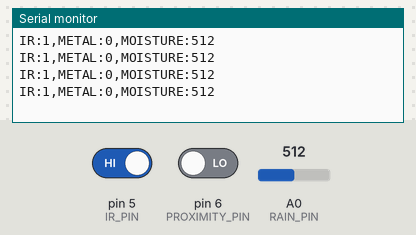
The sketch below on a simulated Arduino Uno, built with avr-gcc and run on an emulated ATmega328P. Shown: the last lines printed to the serial monitor. The test bench sets the inputs (shaded band); at power-on: A0 (RAIN_PIN) = 512, pin 5 (IR_PIN) HIGH, pin 6 (PROXIMITY_PIN) LOW.

Above: at 1.2 s.
1.3 s: A0 (RAIN_PIN) set to 716
At 1.71 s:
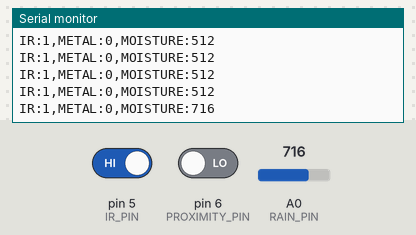
2.8 s: pin 5 (IR_PIN) driven LOW
At 3.21 s:
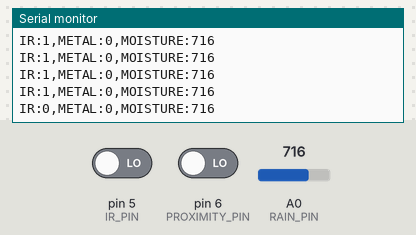
4.3 s: pin 6 (PROXIMITY_PIN) driven HIGH
At 4.71 s:
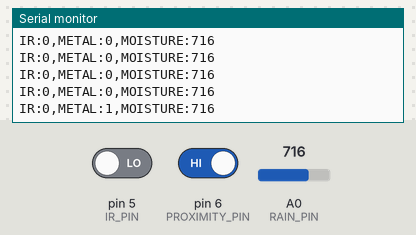
5.8 s: A0 (RAIN_PIN) set to 900
At 5.92 s:
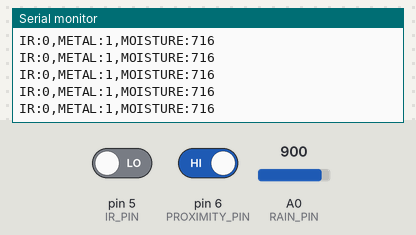
7.3 s: pin 5 (IR_PIN) driven HIGH
At 7.72 s:
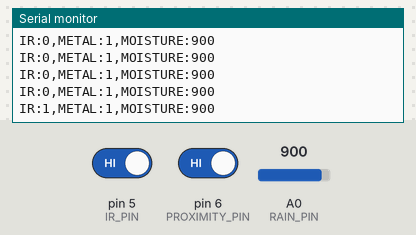
8.8 s: pin 6 (PROXIMITY_PIN) driven LOW
At 9.22 s:
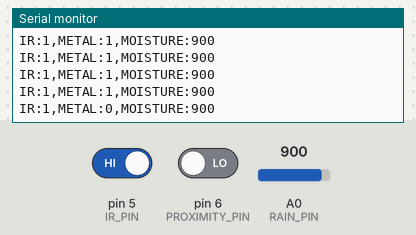
Timing chart, 0 to 11.3 s (numbered marks = the images above; inputs shaded):
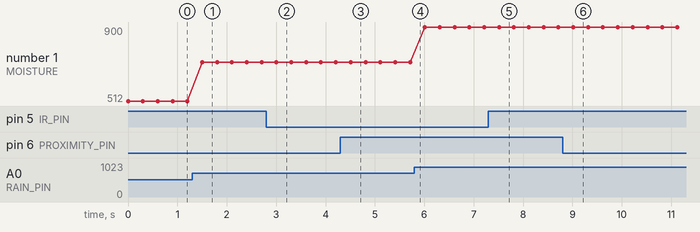

The sketch:

ardunio_code1.ino
```cpp
// SmartSeg - Arduino Sensor Code
// Sensors: IR (D5), Inductive Proximity (D6), Rain/Moisture (A0)

const int IR_PIN = 5;
const int PROXIMITY_PIN = 6;
const int RAIN_PIN = A0;

void setup() {
  Serial.begin(9600);
  pinMode(IR_PIN, INPUT);
  pinMode(PROXIMITY_PIN, INPUT);
}

void loop() {
  int ir = digitalRead(IR_PIN);         // 0 = object detected, 1 = no object
  int metal = digitalRead(PROXIMITY_PIN); // 0 = metal detected, 1 = no metal
  int moisture = analogRead(RAIN_PIN);   // 0-1023, lower = wetter

  // Send data in format the Python server expects
  Serial.print("IR:");
  Serial.print(ir);
  Serial.print(",METAL:");
  Serial.print(metal);
  Serial.print(",MOISTURE:");
  Serial.println(moisture);

  delay(300); // Send every 300ms
}
```

Measured:
- after the input at 1.3 s, the serial monitor: prints a new line after 0.20 s (image 1)
- after the input at 2.8 s, the serial monitor: prints a new line after 0.21 s (image 2)
- after the input at 4.3 s, the serial monitor: prints a new line after 0.21 s (image 3)
- after the input at 7.3 s, the serial monitor: prints a new line after 0.21 s (image 5)
- after the input at 8.8 s, the serial monitor: prints a new line after 0.22 s (image 6)
- plotted number 1: 512 → 716 after the input at 1.3 s, 716 → 900 after the input at 5.8 s
